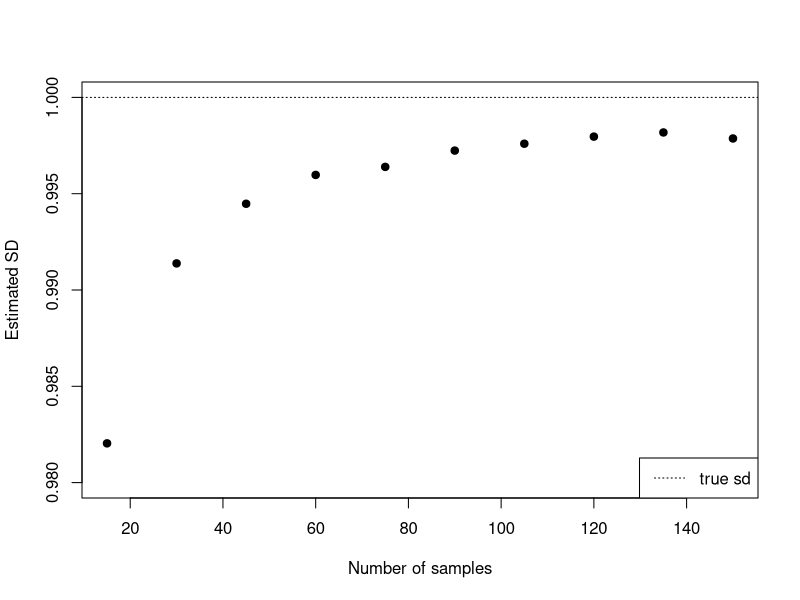

The R script that drew this image:
x <- function(n){
     sd(rnorm(n = n))
} 

foo <- function(nn){
     mean(replicate(100000, x(nn)))
}

foo.vec <- Vectorize(foo)
nums <- floor(c((1:10)*15))
sds <- foo.vec(nums)
plot(sds~nums, ylim = c(0.98, 1), 
     xlab = "Number of samples", ylab = "Estimated SD", pch = 19)
abline(h = 1, lty = 3)
legend("bottomright", legend = "true sd", lty = 3)
